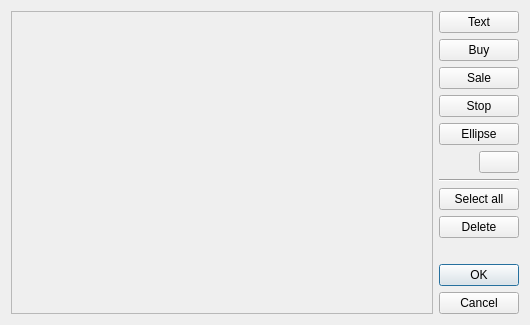
<?xml version="1.0" encoding="UTF-8"?>
<ui version="4.0">
 <author>Dmitry Baryshev</author>
 <class>ScreenshotEditor</class>
 <widget class="QDialog" name="ScreenshotEditor">
  <property name="geometry">
   <rect>
    <x>0</x>
    <y>0</y>
    <width>530</width>
    <height>325</height>
   </rect>
  </property>
  <property name="windowTitle">
   <string extracomment="Noun. Means &quot;The editor of the trade on the stock market&quot;">Trade editor</string>
  </property>
  <layout class="QGridLayout" name="gridLayout">
   <item row="10" column="1" colspan="2">
    <widget class="QDialogButtonBox" name="buttonBox">
     <property name="sizePolicy">
      <sizepolicy hsizetype="Fixed" vsizetype="Maximum">
       <horstretch>0</horstretch>
       <verstretch>0</verstretch>
      </sizepolicy>
     </property>
     <property name="orientation">
      <enum>Qt::Vertical</enum>
     </property>
     <property name="standardButtons">
      <set>QDialogButtonBox::Cancel|QDialogButtonBox::Ok</set>
     </property>
    </widget>
   </item>
   <item row="9" column="1" colspan="2">
    <spacer name="verticalSpacer">
     <property name="orientation">
      <enum>Qt::Vertical</enum>
     </property>
     <property name="sizeHint" stdset="0">
      <size>
       <width>20</width>
       <height>0</height>
      </size>
     </property>
    </spacer>
   </item>
   <item row="4" column="1" colspan="2">
    <widget class="QPushButton" name="pushEllipse">
     <property name="text">
      <string>Ellipse</string>
     </property>
     <property name="icon">
      <iconset resource="tht.qrc">
       <normaloff>:/images/ellipse.png</normaloff>:/images/ellipse.png</iconset>
     </property>
    </widget>
   </item>
   <item row="0" column="0" rowspan="11">
    <widget class="QScrollArea" name="scrollArea">
     <property name="widgetResizable">
      <bool>true</bool>
     </property>
     <widget class="ScreenshotEditorWidget" name="scrollAreaWidgetContents">
      <property name="geometry">
       <rect>
        <x>0</x>
        <y>0</y>
        <width>429</width>
        <height>305</height>
       </rect>
      </property>
     </widget>
    </widget>
   </item>
   <item row="6" column="1" colspan="2">
    <widget class="Line" name="line">
     <property name="orientation">
      <enum>Qt::Horizontal</enum>
     </property>
    </widget>
   </item>
   <item row="8" column="1" colspan="2">
    <widget class="QPushButton" name="pushDelete">
     <property name="text">
      <string extracomment="This is the label on a button that user pushes to issue the command">Delete</string>
     </property>
    </widget>
   </item>
   <item row="0" column="1" colspan="2">
    <widget class="QPushButton" name="pushText">
     <property name="text">
      <string>Text</string>
     </property>
    </widget>
   </item>
   <item row="7" column="1" colspan="2">
    <widget class="QPushButton" name="pushSelectAll">
     <property name="text">
      <string extracomment="This is the label on a button that user pushes to issue the command">Select all</string>
     </property>
    </widget>
   </item>
   <item row="2" column="1" colspan="2">
    <widget class="QPushButton" name="pushShort">
     <property name="text">
      <string extracomment="Noun">Sale</string>
     </property>
     <property name="icon">
      <iconset resource="tht.qrc">
       <normaloff>:/images/cursor-sale.png</normaloff>:/images/cursor-sale.png</iconset>
     </property>
    </widget>
   </item>
   <item row="1" column="1" colspan="2">
    <widget class="QPushButton" name="pushLong">
     <property name="text">
      <string extracomment="Noun">Buy</string>
     </property>
     <property name="icon">
      <iconset resource="tht.qrc">
       <normaloff>:/images/cursor-buy.png</normaloff>:/images/cursor-buy.png</iconset>
     </property>
    </widget>
   </item>
   <item row="3" column="1" colspan="2">
    <widget class="QPushButton" name="pushStop">
     <property name="text">
      <string extracomment="Noun. Means &quot;Stop-loss order&quot;, see http://www.investopedia.com/terms/s/stoporder.asp">Stop</string>
     </property>
     <property name="icon">
      <iconset resource="tht.qrc">
       <normaloff>:/images/cursor-stop.png</normaloff>:/images/cursor-stop.png</iconset>
     </property>
    </widget>
   </item>
   <item row="5" column="2">
    <widget class="QPushButton" name="pushEllipseFill">
     <property name="toolTip">
      <string>The fill color of the ellipse</string>
     </property>
    </widget>
   </item>
  </layout>
 </widget>
 <layoutdefault spacing="6" margin="11"/>
 <customwidgets>
  <customwidget>
   <class>ScreenshotEditorWidget</class>
   <extends>QWidget</extends>
   <header>screenshoteditorwidget.h</header>
   <container>1</container>
  </customwidget>
 </customwidgets>
 <tabstops>
  <tabstop>scrollArea</tabstop>
  <tabstop>pushText</tabstop>
  <tabstop>pushLong</tabstop>
  <tabstop>pushShort</tabstop>
  <tabstop>pushStop</tabstop>
  <tabstop>pushEllipse</tabstop>
  <tabstop>pushEllipseFill</tabstop>
  <tabstop>pushSelectAll</tabstop>
  <tabstop>pushDelete</tabstop>
  <tabstop>buttonBox</tabstop>
 </tabstops>
 <resources>
  <include location="tht.qrc"/>
 </resources>
 <connections>
  <connection>
   <sender>buttonBox</sender>
   <signal>accepted()</signal>
   <receiver>ScreenshotEditor</receiver>
   <slot>accept()</slot>
   <hints>
    <hint type="sourcelabel">
     <x>540</x>
     <y>320</y>
    </hint>
    <hint type="destinationlabel">
     <x>534</x>
     <y>245</y>
    </hint>
   </hints>
  </connection>
  <connection>
   <sender>buttonBox</sender>
   <signal>rejected()</signal>
   <receiver>ScreenshotEditor</receiver>
   <slot>reject()</slot>
   <hints>
    <hint type="sourcelabel">
     <x>468</x>
     <y>277</y>
    </hint>
    <hint type="destinationlabel">
     <x>539</x>
     <y>276</y>
    </hint>
   </hints>
  </connection>
  <connection>
   <sender>pushEllipseFill</sender>
   <signal>clicked()</signal>
   <receiver>ScreenshotEditor</receiver>
   <slot>slotEllipseFillColor()</slot>
   <hints>
    <hint type="sourcelabel">
     <x>521</x>
     <y>173</y>
    </hint>
    <hint type="destinationlabel">
     <x>585</x>
     <y>174</y>
    </hint>
   </hints>
  </connection>
 </connections>
 <slots>
  <slot>slotEllipseBorderColor()</slot>
  <slot>slotEllipseFillColor()</slot>
 </slots>
</ui>
